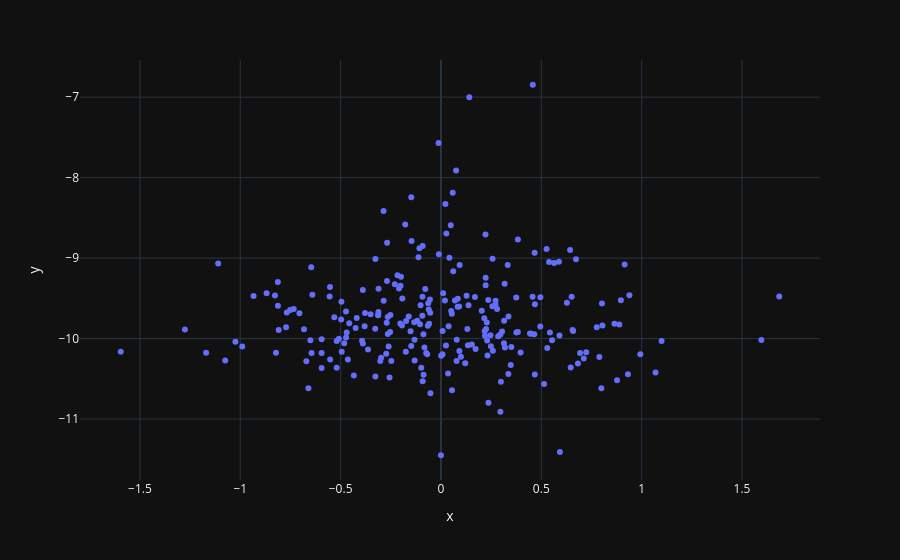

The notebook cell saved with this chart:
### Code cell
fig = px.scatter(x=df_scores.iloc[:,1].shift(1), y=log_vol)
fig.show()

### Figure 1 — Plotly figure (JSON) as saved in the notebook; plotly's stock layout.template omitted (floating-point values rounded to 4 significant figures; data arrays with more than 128 entries replaced by an {"elided": "..."} marker saying what was removed)
{"data": [{"hovertemplate": "x=%{x}<br>y=%{y}<extra></extra>", "legendgroup": "", "marker": {"color": "#636efa", "symbol": "circle"}, "mode": "markers", "name": "", "orientation": "v", "showlegend": false, "type": "scatter", "x": {"elided": "247 float values"}, "xaxis": "x", "y": {"elided": "247 float values"}, "yaxis": "y"}], "layout": {"legend": {"tracegroupgap": 0}, "margin": {"t": 60}, "xaxis": {"anchor": "y", "domain": [0, 1], "title": {"text": "x"}}, "yaxis": {"anchor": "x", "domain": [0, 1], "title": {"text": "y"}}}}
